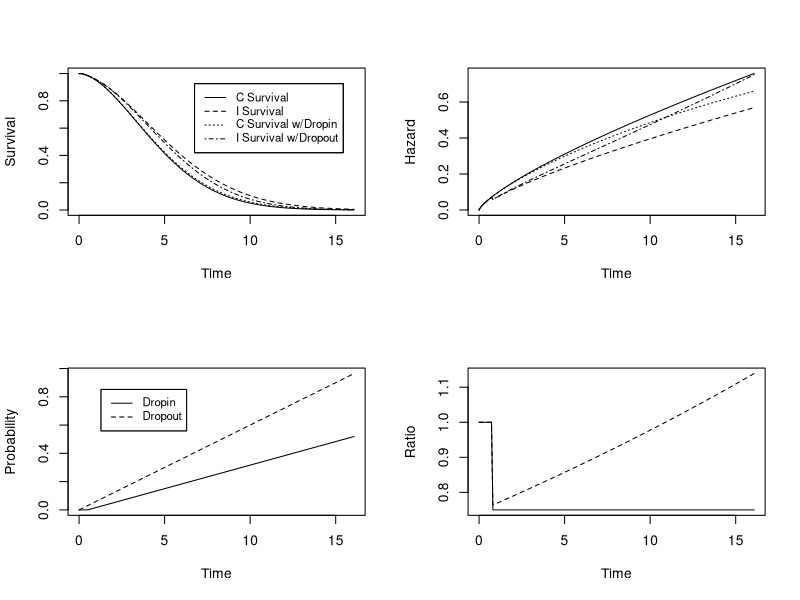

Generate this figure with R:
library(Hmisc)


### Name: spower
### Title: Simulate Power of 2-Sample Test for Survival under Complex
###   Conditions
### Aliases: spower print.spower Quantile2 print.Quantile2 plot.Quantile2
###   logrank Gompertz2 Lognorm2 Weibull2
### Keywords: htest survival

### ** Examples

# Simulate a simple 2-arm clinical trial with exponential survival so
# we can compare power simulations of logrank-Cox test with cpower()
# Hazard ratio is constant and patients enter the study uniformly
# with follow-up ranging from 1 to 3 years
# Drop-in probability is constant at .1 and drop-out probability is
# constant at .175.  Two-year survival of control patients in absence
# of drop-in is .8 (mortality=.2).  Note that hazard rate is -log(.8)/2
# Total sample size (both groups combined) is 1000
# % mortality reduction by intervention (if no dropin or dropout) is 25
# This corresponds to a hazard ratio of 0.7283 (computed by cpower)


cpower(2, 1000, .2, 25, accrual=2, tmin=1, 
       noncomp.c=10, noncomp.i=17.5)


ranfun <- Quantile2(function(x)exp(log(.8)/2*x),
                    hratio=function(x)0.7283156,
                    dropin=function(x).1,
                    dropout=function(x).175)


rcontrol <- function(n) ranfun(n, what='control')
rinterv  <- function(n) ranfun(n, what='int')
rcens    <- function(n) runif(n, 1, 3)


set.seed(11)   # So can reproduce results
spower(rcontrol, rinterv, rcens, nc=500, ni=500, 
       test=logrank, nsim=50)  # normally use nsim=500 or 1000

## Not run: 
##D # Run the same simulation but fit the Cox model for each one to
##D # get log hazard ratios for the purpose of assessing the tightness
##D # confidence intervals that are likely to result
##D 
##D set.seed(11)
##D u <- spower(rcontrol, rinterv, rcens, nc=500, ni=500, 
##D        test=logrank, nsim=50, cox=TRUE)
##D u
##D v <- print(u)
##D v[c('MOElower','MOEupper','SE')]
## End(Not run)

# Simulate a 2-arm 5-year follow-up study for which the control group's
# survival distribution is Weibull with 1-year survival of .95 and
# 3-year survival of .7.  All subjects are followed at least one year,
# and patients enter the study with linearly increasing probability  after that
# Assume there is no chance of dropin for the first 6 months, then the
# probability increases linearly up to .15 at 5 years
# Assume there is a linearly increasing chance of dropout up to .3 at 5 years
# Assume that the treatment has no effect for the first 9 months, then
# it has a constant effect (hazard ratio of .75)


# First find the right Weibull distribution for compliant control patients
sc <- Weibull2(c(1,3), c(.95,.7))
sc


# Inverse cumulative distribution for case where all subjects are followed
# at least a years and then between a and b years the density rises
# as (time - a) ^ d is a + (b-a) * u ^ (1/(d+1))


rcens <- function(n) 1 + (5-1) * (runif(n) ^ .5)
# To check this, type hist(rcens(10000), nclass=50)


# Put it all together


f <- Quantile2(sc, 
      hratio=function(x)ifelse(x<=.75, 1, .75),
      dropin=function(x)ifelse(x<=.5, 0, .15*(x-.5)/(5-.5)),
      dropout=function(x).3*x/5)


par(mfrow=c(2,2))
# par(mfrow=c(1,1)) to make legends fit
plot(f, 'all', label.curves=list(keys='lines'))


rcontrol <- function(n) f(n, 'control')
rinterv  <- function(n) f(n, 'intervention')


set.seed(211)
spower(rcontrol, rinterv, rcens, nc=350, ni=350, 
       test=logrank, nsim=50)  # normally nsim=500 or more
par(mfrow=c(1,1))

# Compose a censoring time generator function such that at 1 year
# 5% of subjects are accrued, at 3 years 70% are accured, and at 10
# years 100% are accrued.  The trial proceeds two years past the last
# accrual for a total of 12 years of follow-up for the first subject.
# Use linear interporation between these 3 points

rcens <- function(n)
{
  times <- c(0,1,3,10)
  accrued <- c(0,.05,.7,1)
  # Compute inverse of accrued function at U(0,1) random variables
  accrual.times <- approx(accrued, times, xout=runif(n))$y
  censor.times <- 12 - accrual.times
  censor.times
}

censor.times <- rcens(500)
# hist(censor.times, nclass=20)
accrual.times <- 12 - censor.times
# Ecdf(accrual.times)
# lines(c(0,1,3,10), c(0,.05,.7,1), col='red')
# spower(..., rcens=rcens, ...)

## Not run: 
##D # To define a control survival curve from a fitted survival curve
##D # with coordinates (tt, surv) with tt[1]=0, surv[1]=1:
##D 
##D Scontrol <- function(times, tt, surv) approx(tt, surv, xout=times)$y
##D tt <- 0:6
##D surv <- c(1, .9, .8, .75, .7, .65, .64)
##D formals(Scontrol) <- list(times=NULL, tt=tt, surv=surv)
##D 
##D # To use a mixture of two survival curves, with e.g. mixing proportions
##D # of .2 and .8, use the following as a guide:
##D #
##D # Scontrol <- function(times, t1, s1, t2, s2)
##D #  .2*approx(t1, s1, xout=times)$y + .8*approx(t2, s2, xout=times)$y
##D # t1 <- ...; s1 <- ...; t2 <- ...; s2 <- ...;
##D # formals(Scontrol) <- list(times=NULL, t1=t1, s1=s1, t2=t2, s2=s2)
##D 
##D # Check that spower can detect a situation where generated censoring times
##D # are later than all failure times
##D 
##D rcens <- function(n) runif(n, 0, 7)
##D f <- Quantile2(scontrol=Scontrol, hratio=function(x).8, tmax=6)
##D cont <- function(n) f(n, what='control')
##D int  <- function(n) f(n, what='intervention')
##D spower(rcontrol=cont, rinterv=int, rcens=rcens, nc=300, ni=300, nsim=20)
##D 
##D # Do an unstratified logrank test
##D library(survival)
##D # From SAS/STAT PROC LIFETEST manual, p. 1801
##D days <- c(179,256,262,256,255,224,225,287,319,264,237,156,270,257,242,
##D           157,249,180,226,268,378,355,319,256,171,325,325,217,255,256,
##D           291,323,253,206,206,237,211,229,234,209)
##D status <- c(1,1,1,1,1,0,1,1,1,1,0,1,1,1,1,1,1,1,1,0,
##D             0,rep(1,19))
##D treatment <- c(rep(1,10), rep(2,10), rep(1,10), rep(2,10))
##D sex <- Cs(F,F,M,F,M,F,F,M,M,M,F,F,M,M,M,F,M,F,F,M,
##D           M,M,M,M,F,M,M,F,F,F,M,M,M,F,F,M,F,F,F,F)
##D data.frame(days, status, treatment, sex)
##D table(treatment, status)
##D logrank(Surv(days, status), treatment)  # agrees with p. 1807
##D # For stratified tests the picture is puzzling.
##D # survdiff(Surv(days,status) ~ treatment + strata(sex))$chisq
##D # is 7.246562, which does not agree with SAS (7.1609)
##D # But summary(coxph(Surv(days,status) ~ treatment + strata(sex)))
##D # yields 7.16 whereas summary(coxph(Surv(days,status) ~ treatment))
##D # yields 5.21 as the score test, not agreeing with SAS or logrank() (5.6485)
## End(Not run)
